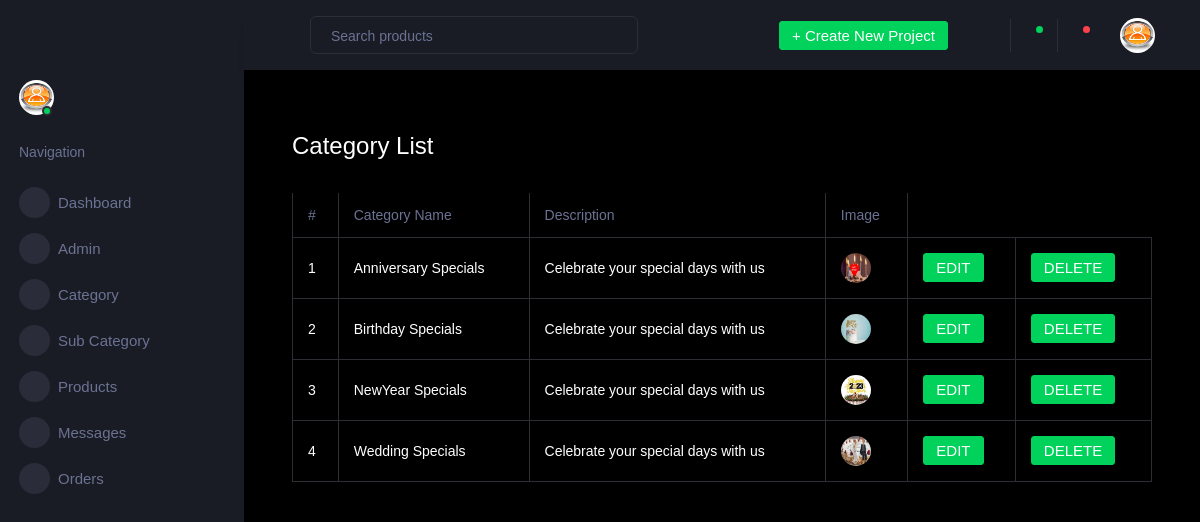
The app's page /backendapp/Itemdisp/ with its own data.
### backendapp/models.py (models this page shows)
class itemdb(models.Model):
    Name = models.CharField(max_length=100, null=True, blank=True)
    Description = models.TextField(max_length=100, null=True, blank=True)
    Image = models.ImageField(upload_to="Profile Image", null=True, blank=True)

### backendapp/views.py (the view)
# urls.py: path('Itemdisp/',views.Itemdisp,name="Itemdisp"),
def Itemdisp(request):
    data = itemdb.objects.all()
    return render(request, "DisplayyItem.html", {'data': data})

### backendapp/Templates/DisplayyItem.html (shortened to what this page needs)
<!DOCTYPE html>
{% extends 'index.html' %}
{% block content %}
<html lang="en">
<head>
</head>
<body>
<div class="card-body">
                    <h4 class="card-title"><h3>Category List</h3></h4><br>
                    <div class="table-responsive">
                      <table class="table table-bordered table-contextual">
                        <thead>
                          <tr>
                            <th> # </th>
                            <th> Category Name </th>
                            <th> Description </th>
                              <th>Image</th>
                          </tr>
                        </thead>
                        <tbody>
                        {% for d in data %}
                        <tr>
                            <td>{{d.id}}</td>
                            <td>{{d.Name}}</td>
                            <td>{{d.Description}}</td>
                            <td>
                            <img src="{{ d.Image.url}}">
                            </td>
                            <td>
                                <form action="{% url 'EditItem' dataid=d.id %}">
                                    <button type="submit" class="btn btn-success">EDIT</button>
                                </form>
                            </td>
                            <td>
                                <form action="{% url 'DeleteItem' dataid=d.id %}">
                                    <button type="submit" class="btn btn-success">DELETE</button>
                                </form>
                            </td>
                          </tr>
                        {% endfor %}
                        </tbody>
                      </table>
                    </div>
                  </div>
</body>
</html>
{% endblock %}

### records on screen
itemdb: id "1", Name "Anniversary Specials", Description "Celebrate your special days with us", Image (picture)
itemdb: id "2", Name "Birthday Specials", Description "Celebrate your special days with us", Image (picture)
itemdb: id "3", Name "NewYear Specials", Description "Celebrate your special days with us", Image (picture)
itemdb: id "4", Name "Wedding Specials", Description "Celebrate your special days with us", Image (picture)
